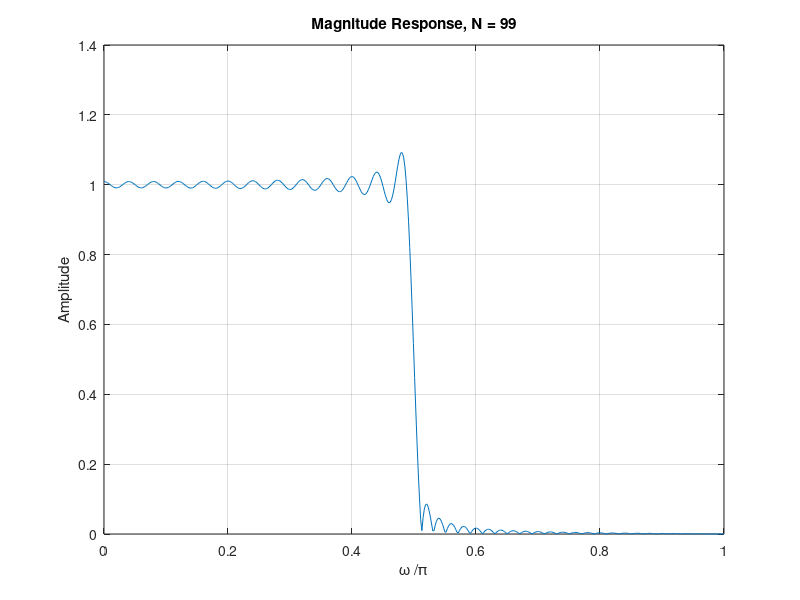

MATLAB code for this plot:
% Q4.10
% compute and plot amplitude response of FIR lowpass filter of Eq 4.39
% Brian R. Greene
clc
clear

% Parameters
N = 99;
fc = 0.25;
n = [-N/2:1:N/2];
y = 2*fc*sinc(2*fc*n);
w = 0:pi/511:pi;

% Calculate magnitude response for N = 13, 14, 19, 99
h = freqz(y, [1], w);

% Plot
plot(w/pi, abs(h));
titlestr = sprintf('Magnitude Response, N = %d', N);
title(titlestr);
xlabel('\omega /\pi');
ylabel('Amplitude');
grid on
